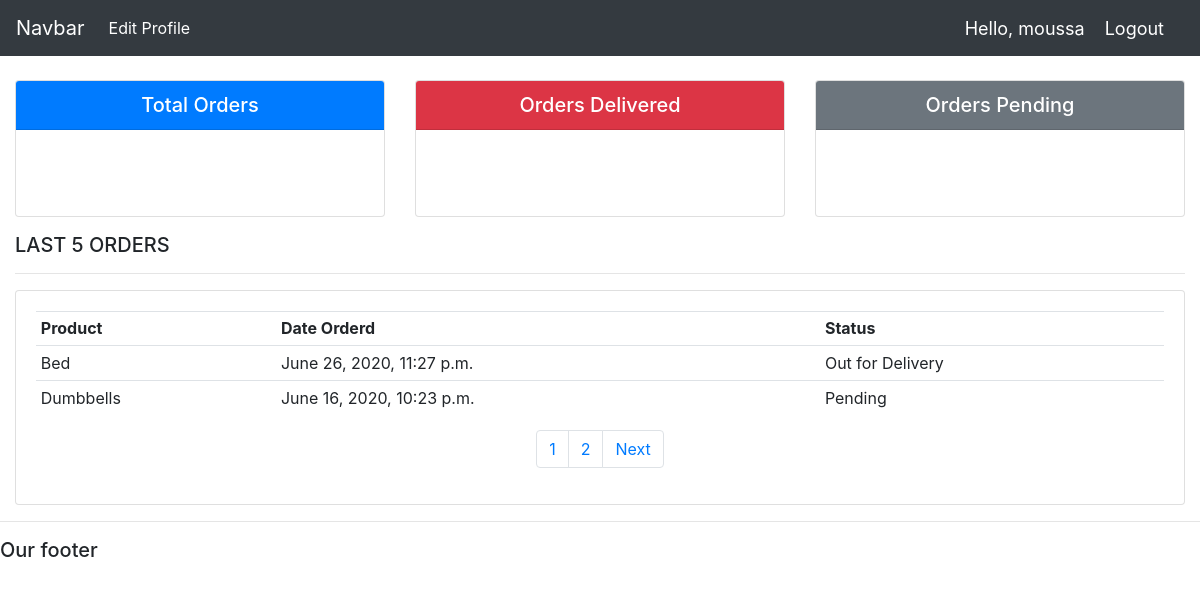
Screenshot of /profile/ (signed in) with the database file from the repository.
### accounts/models.py (models this page shows, shortened)
class Order(models.Model):
    STATUS= (
        ("Out for Delivery", 'Out for Delivery'),
        ("Delivered", 'Delivered'),
        ("Pending", "Pending"),
    )
    customer = models.ForeignKey(Customer, on_delete=models.SET_NULL, null=True)
    product = models.ForeignKey(Product, on_delete=models.SET_NULL, null=True)
    date_created = models.DateTimeField(auto_now_add=True, null=True)
    status = models.CharField(max_length=30, null=True, choices=STATUS)
    note = models.CharField(max_length=50, null=True)

class Product(models.Model):
    CATEGORY=(
        ("In Door", 'In Door'),
        ("Out Door", "Out Door"),
    )
    name = models.CharField(max_length=20, null=True)
    price = models.FloatField(max_length=20, null=True)
    description = models.TextField(max_length=200, null=True , blank=True)
    date_created = models.DateTimeField(auto_now_add=True, null=True)
    category = models.CharField(max_length=20, null=True, choices=CATEGORY)
    tags = models.ManyToManyField(Tag)
    def __str__(self):
        return self.name

### accounts/decorators.py (the view)
        def wrapper(request, *args, **kwargs):
            group = None
            if request.user.groups.exists(): # check if the user belongs to any groups
                group = request.user.groups.all()[0].name  # then assign the name of the group to the first group the user belongs to
            if group in allowed_roles:   # if the user's group in the list of allowed roles, then it returns the normal page
                return view_func(request, *args, **kwargs)
            else:    # if not, it redirects the user to his profile page
                return redirect('accounts:profile')

### accounts/views.py (called while the page is built)
@login_required(login_url='accounts:login')
@allowed_users(allowed_roles=['customer'])
def userPage(request):
    orders = request.user.customer.order_set.all().order_by('-date_created')
    total_orders = orders.count()
    delivered = orders.filter(status='Delivered').count()
    pending = orders.filter(status='Pending').count()
    paginator = Paginator(orders, 2)      # Show 2 orders per page.
    page_number = request.GET.get('page')
    page_obj = paginator.get_page(page_number)
    context = {'orders': page_obj, 'total_orders':total_orders,
    'delivered':delivered, 'pending':pending}
    return render(request,"accounts/profile.html",context)

### accounts/templates/accounts/profile.html (shortened to what this page needs)
{% extends 'base.html' %}
{% block content %}
{% include 'accounts/status.html' %}
<div class="row">
    <div class="col-md">
		<h5>LAST 5 ORDERS</h5>
		<hr>
		<div class="card card-body">
			<table class="table table-sm">
				<tr>
					<th>Product</th>
					<th>Date Orderd</th>
					<th>Status</th>
				</tr>
                {% for order in orders %}
                    <tr>
                        <td>{{order.product}}</td>
                        <td>{{order.date_created}}</td>
                        <td>{{order.status}}</td>
                    </tr>
                {% endfor %}
			</table>
			{% if orders.has_other_pages %}
			<nav aria-label="Page navigation example">
				<ul class="pagination justify-content-center">
					{% for i in orders.paginator.page_range %}
					<li class="page-item"><a class="page-link" href="?page={{i}}">{{i}}</a></li>
					{% endfor %}
					{% if orders.has_next %}
					<li class="page-item">
						<a class="page-link" href="?page={{ orders.next_page_number }}">Next</a>
					</li>
					{% endif %}
				</ul>
			</nav>
			{% endif %}
        </div>
	</div>
</div>
{% endblock content %}

### templates/base.html (shortened to what this page needs)
{% load static %}
<!doctype html>
<html lang="eng">
<head>
    <link rel="stylesheet" href="{% static 'css/bootstrap.min.css' %}">
</head>
<body>
  <nav class="navbar navbar-expand-lg navbar-dark bg-dark">
      <a class="navbar-brand" href="#">Navbar</a>
      <div class="collapse navbar-collapse" id="navbarNav">
        <ul class="navbar-nav">
          {% if request.user.is_staff %}
          <li class="nav-item active">
            <a class="nav-link" href="{% url 'accounts:dashboard' %}">Dashboard</a>
          </li>
          <li class="nav-item">
            <a class="nav-link" href="{% url 'accounts:products' %}">Products</a>
          </li>
          {% else %}
          <li class="nav-item active">
            <a class="nav-link" href="{% url 'accounts:edit_profile' %}">Edit Profile</a>
          </li>
          {% endif %}
        </ul>
      </div>
      <span id='hello-msg'>Hello, {{request.user}}</span>
      <span><a id='logout' href="{% url 'accounts:logout' %}">Logout</a></span>
    </nav>
  <div class="container-fluid">
    {% block content %}
    {% endblock content %}
  </div>
  <hr>
  <h5>Our footer</h5>
</body>
</html>

### templates/base.html (style rules this page uses)
#hello-msg, #logout { font-size: 18px; margin-right:20px; color: #fff; }

### rows the page displays
Order: product "Bed", date_created "June 26, 2020, 11:27 p.m.", status "Out for Delivery"
Order: product "Dumbbells", date_created "June 16, 2020, 10:23 p.m.", status "Pending"

### other values shown
{{ request.user }} "moussa"
{{ i }} "1" "2"
